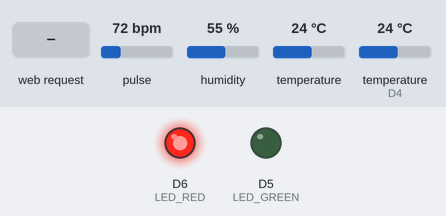
Recording of a sketch running on a simulated ESP8266 (NodeMCU). On the bench: output pins drawn as LEDs (lit = HIGH). Inputs (shaded band) come from the test bench; at power-on: pulse 72 bpm, humidity 55 %, temperature 24 °C, temperature (sensor on D4) 24 °C. WiFi joins after 1.5 s; servers stay silent unless stated; random numbers use the default seed unless the sketch sets one; what the sketch prints to the serial monitor is not drawn.

Above: at 2.7 s.
2.8 s: HTTP request GET / received
At 5.8 s:
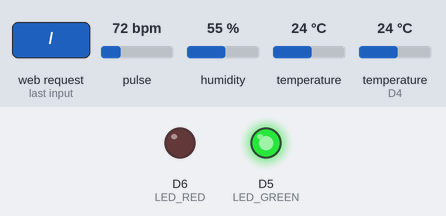
Timing chart, 0 to 7.3 s (numbered marks = the images above; inputs shaded):
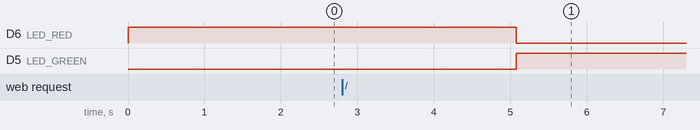

Measured:
- after the input at 2.8 s, D6 (LED_RED): HIGH → LOW after 2.3 s; D5 (LED_GREEN): LOW → HIGH after 2.3 s

The sketch:

main.ino
```cpp
#include <ESP8266WiFi.h>
#include <ESP8266WebServer.h>
#include <OneWire.h>
#include <DallasTemperature.h>
#include <DHT.h>
#include <Wire.h>
#include "MAX30100_PulseOximeter.h"

const char* ssid = "Billo_Bagge";
const char* password = "rajat123";

#define ONE_WIRE_BUS D4
OneWire oneWire(ONE_WIRE_BUS);
DallasTemperature ds18b20(&oneWire);

#define DHTPIN D3
#define DHTTYPE DHT22
DHT dht(DHTPIN, DHTTYPE);

PulseOximeter pox;

#define LED_GREEN D5
#define LED_RED   D6

ESP8266WebServer server(80);

float roomTemp = 0.0, roomHumidity = 0.0, dsTemp = 0.0;
float heartRate = 0.0, spo2 = 0.0;
unsigned long lastSensorRead = 0;
bool pageActive = false;

void readSensors() {
  roomHumidity = dht.readHumidity();
  roomTemp     = dht.readTemperature();
  ds18b20.requestTemperatures();
  dsTemp       = ds18b20.getTempCByIndex(0);

  for (int i = 0; i < 30; i++) {
    pox.update();
    delay(10);
  }

  heartRate = random(75, 96);
  spo2      = random(96, 101);

  if (isnan(roomHumidity)) roomHumidity = 0.0;
  if (isnan(roomTemp))     roomTemp     = 0.0;
  if (dsTemp == DEVICE_DISCONNECTED_C) dsTemp = 0.0;
}

void handleRoot() {
  pageActive = true;

  String html = R"====(
<!DOCTYPE html>
<html lang="en">
<head>
  <meta charset="UTF-8">
  <meta name="viewport" content="width=device-width, initial-scale=1.0, maximum-scale=1.0, user-scalable=no">
  <title>Smart Healthcare Monitoring System</title>
  <script src="https://cdn.jsdelivr.net/npm/chart.js"></script>
  <style>
    :root {
      --primary: #00796B;
      --light: #F4F6F8;
      --card-bg: #FFF;
      --shadow: rgba(0, 0, 0, 0.1);
    }
    * { margin: 0; padding: 0; box-sizing: border-box; }
    body {
      font-family: 'Segoe UI', sans-serif;
      background: var(--light);
      color: #333;
      display: flex;
      flex-direction: column;
      min-height: 100vh;
    }
    header {
      background: var(--primary);
      color: #fff;
      text-align: center;
      padding: 15px;
    }
    header h1 {
      font-size: 1.6rem;
      font-weight: 400;
    }
    .metrics {
      display: flex;
      justify-content: space-around;
      padding: 15px;
      background: var(--light);
    }
    .metrics .card {
      flex: 1;
      margin: 0 10px;
      background: var(--card-bg);
      border-radius: 8px;
      box-shadow: 0 2px 8px var(--shadow);
      display: flex;
      align-items: center;
      justify-content: space-between;
      padding: 10px 20px;
      min-height: 80px;
    }
    .metrics .card h2 {
      font-size: 1rem;
      color: var(--primary);
    }
    .metrics .card .value {
      font-size: 1.4rem;
      font-weight: 600;
    }
    .charts {
      display: flex;
      padding: 15px;
      gap: 15px;
      flex: none;
    }
    .charts .card {
      flex: 1;
      background: var(--card-bg);
      border-radius: 8px;
      box-shadow: 0 2px 8px var(--shadow);
      padding: 15px;
      display: flex;
      flex-direction: column;
      height: 400px; /* Increased chart height */
    }
    .charts .card h2 {
      font-size: 1rem;
      margin-bottom: 10px;
      color: var(--primary);
    }
    .charts .card canvas {
      flex: 1;
    }
    footer {
      margin-top: auto;
      text-align: center;
      padding: 10px;
      font-size: 0.8rem;
      color: var(--primary);
      opacity: 0.8;
    }
    footer p { margin: 4px 0; }
  </style>
</head>
<body>
  <header>
    <h1>Smart Healthcare Monitoring System</h1>
  </header>
  <section class="metrics">
    <div class="card">
      <h2>Room Temp</h2><span class="value" id="roomTemp">-- °C</span>
    </div>
    <div class="card">
      <h2>Body Temp</h2><span class="value" id="bodyTemp">-- °F</span>
    </div>
    <div class="card">
      <h2>Humidity</h2><span class="value" id="roomHum">-- %</span>
    </div>
  </section>
  <section class="charts">
    <div class="card">
      <h2>Heart Rate (BPM)</h2>
      <canvas id="hrChart"></canvas>
    </div>
    <div class="card">
      <h2>SpO2 (%)</h2>
      <canvas id="spo2Chart"></canvas>
    </div>
  </section>
  <footer>
    <p>Created by Isha Jangir (202211031) &amp; Rajat Kumar Thakur (202211070)</p>
  </footer>
  <script>
    const hrCtx = document.getElementById('hrChart').getContext('2d');
    const spo2Ctx = document.getElementById('spo2Chart').getContext('2d');
    const hrChart = new Chart(hrCtx, {
      type: 'line', data: { labels: [], datasets: [{ label: 'HR', data: [], fill: true, tension: 0.3, borderColor: 'var(--primary)', backgroundColor: 'rgba(0,121,108,0.1)' }] },
      options: { responsive: true, maintainAspectRatio: false, scales: { y: { beginAtZero: true } } }
    });
    const spo2Chart = new Chart(spo2Ctx, {
      type: 'line', data: { labels: [], datasets: [{ label: 'SpO2', data: [], fill: true, tension: 0.3, borderColor: '#1e88e5', backgroundColor: 'rgba(30,136,229,0.1)' }] },
      options: { responsive: true, maintainAspectRatio: false, scales: { y: { beginAtZero: true } } }
    });
    async function fetchData(){
      const d = await fetch('/data').then(r=>r.json());
      document.getElementById('roomTemp').textContent = d.roomTemp.toFixed(1)+' °C';
      document.getElementById('roomHum').textContent = d.roomHumidity.toFixed(1)+' %';
      document.getElementById('bodyTemp').textContent = ((d.dsTemp*9/5)+32).toFixed(1)+' °F';
      const t = new Date().toLocaleTimeString();
      hrChart.data.labels.push(t); hrChart.data.datasets[0].data.push(d.heartRate);
      spo2Chart.data.labels.push(t); spo2Chart.data.datasets[0].data.push(d.spo2);
      if(hrChart.data.labels.length>30){ hrChart.data.labels.shift(); hrChart.data.datasets[0].data.shift(); }
      if(spo2Chart.data.labels.length>30){ spo2Chart.data.labels.shift(); spo2Chart.data.datasets[0].data.shift(); }
      hrChart.update(); spo2Chart.update();
    }
    setInterval(fetchData,1000);
  </script>
</body>
</html>
)====";
  server.send(200, "text/html", html);
}


void handleData() {
  String json = "{";
  json += "\"roomTemp\":" + String(roomTemp, 1) + ",";          // Room temperature in Celsius
  json += "\"roomHumidity\":" + String(roomHumidity, 1) + ",";  // Room humidity
  json += "\"dsTemp\":" + String(dsTemp+3, 1) + ",";             // Body temperature in Fahrenheit
  json += "\"heartRate\":" + String(heartRate, 0) + ",";         // Heart rate
  json += "\"spo2\":" + String(spo2, 0);                        // SpO2
  json += "}";

  server.send(200, "application/json", json);
}


void setup() {
  Serial.begin(9600);
  pinMode(LED_GREEN, OUTPUT);
  pinMode(LED_RED, OUTPUT);
  digitalWrite(LED_GREEN, LOW);
  digitalWrite(LED_RED, HIGH);

  randomSeed(analogRead(A0));
  dht.begin();
  ds18b20.begin();
  Wire.begin(D2, D1);
  pox.begin();

  WiFi.begin(ssid, password);
  while (WiFi.status() != WL_CONNECTED) { delay(500); Serial.print("."); }
  Serial.println("\nWiFi connected! IP: " + WiFi.localIP().toString());

  server.on("/", handleRoot);
  server.on("/data", handleData);
  server.begin();
  Serial.println("HTTP server started.");
}

void loop() {
  if (millis() - lastSensorRead > 2000) {
    lastSensorRead = millis();
    readSensors();
    if (pageActive) {
      digitalWrite(LED_GREEN, HIGH);
      digitalWrite(LED_RED, LOW);
      pageActive = false;
    }
  }
  pox.update();
  server.handleClient();
}
```
